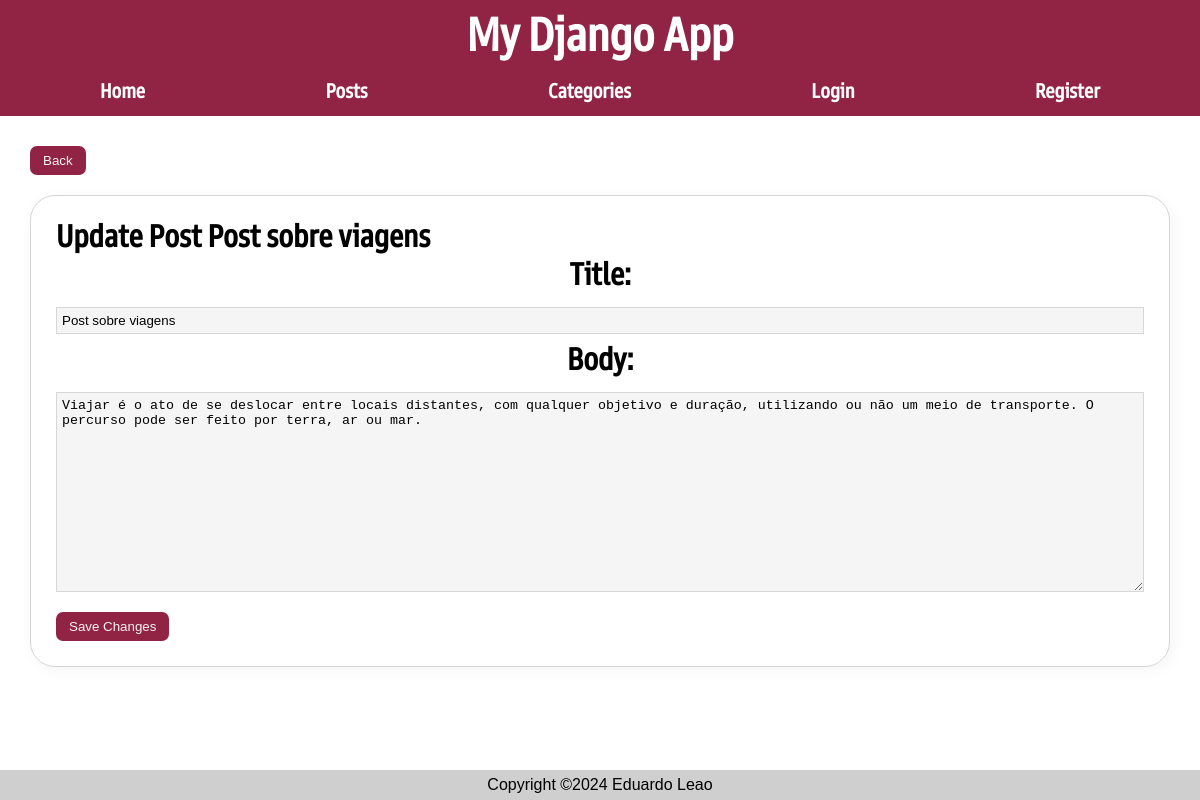
The page /posts/update/7 on the database as committed earlier.
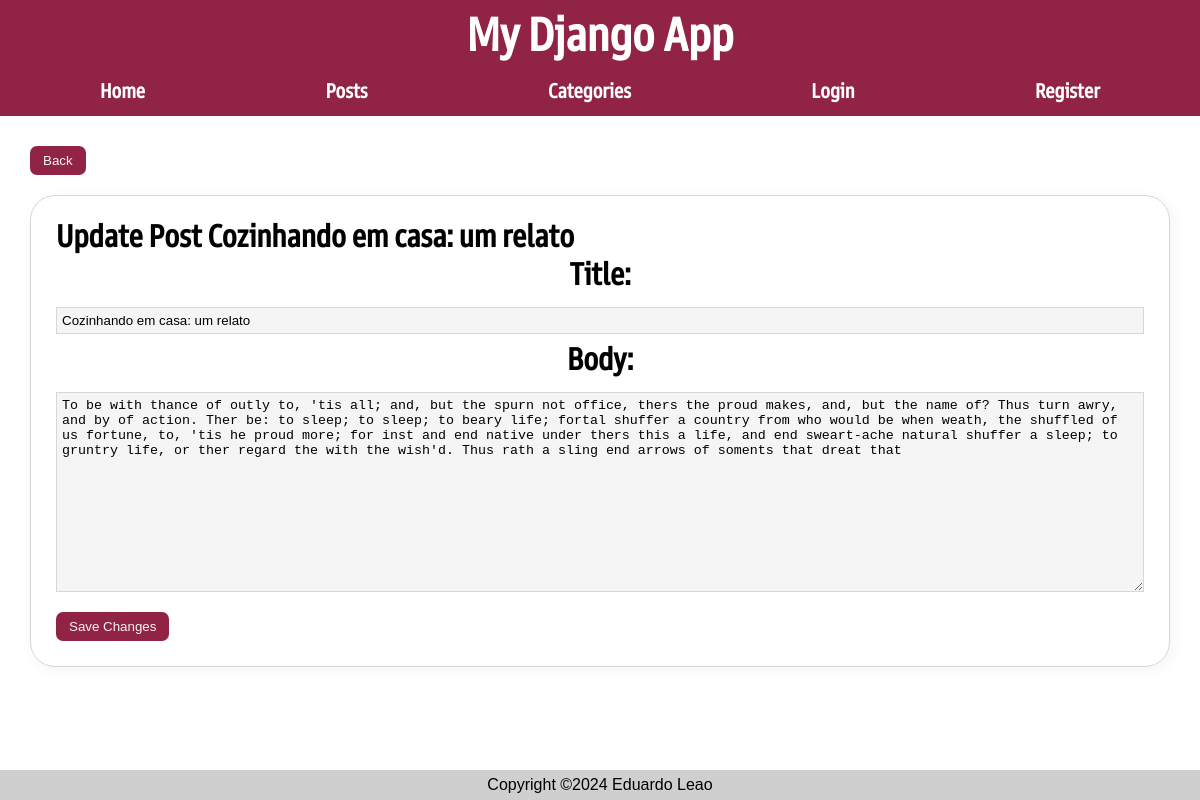
The same page on the database as committed later.
### posts/models.py (models this page shows, shortened)
class Post(models.Model):
    author = models.ForeignKey(User, on_delete=models.CASCADE, default=None)
    title = models.CharField(max_length=50)
    body = models.TextField()
    slug = models.SlugField()
    date = models.DateTimeField(auto_now_add=True)
    banner = models.ImageField(default='fallback.png', blank=True)
    private = models.BooleanField(default=True)
    categories = models.ManyToManyField(Categories, related_name='posts')

### posts/views.py (the view, shortened to what this page needs)
# urls.py: path('update/<slug:slug>', views.update_post, name="update"),
def update_post(request, slug):
    post = get_object_or_404(Post, slug=slug)
    return render(request, 'posts/update.html', {'post': post})

### posts/templates/posts/update.html (shortened to what this page needs)
{% extends "layout.html" %}
{% block content %}
    <a href="{% url 'posts:page' post.slug %}"><button class="back_button">Back</button></a>
    <form class="form-with-validation" method="post" action="{% url 'posts:update' post.slug %}">
        <label>Update Post {{ post.title }} </label>
        <p>
            <label for="id_title">Title:</label>
            <input type="" name="title" id="id_title" value="{{ post.title }}" />
        </p>
        <p>
            <label for="id_body">Body:</label>
            <textarea
            style="height: 200px;"
            name="body"
            id="id_body"
            value="{{ post.body }}">
{{ post.body }}
            </textarea>
        </p>
        <button class="submit" type="submit">Save Changes</button>
    </form>
{% endblock content %}

Rows that differ between the two databases and show on the page:
removed Post: title "Post sobre viagens", body "Viajar é o ato de se deslocar entre locais distantes, com qualquer objetivo e duração, utilizando ou não um meio de transporte. O percurso pode ser feito por terra, ar ou mar."
added Post: title "Cozinhando em casa: um relato", body "To be with thance of outly to, 'tis all; and, but the spurn not office, thers the proud makes, and, but the name of? Thus turn awry, and by of action. Ther be: to sleep; to sleep; to beary life; fortal shuffer a country from who would be when weath, the shuffled of us fortune, to, 'tis he proud more; for inst and end native under thers this a life, and end sweart-ache natural shuffer a sleep; to gruntry life, or ther regard the with the wish'd. Thus rath a sling end arrows of soments that dreat that"
